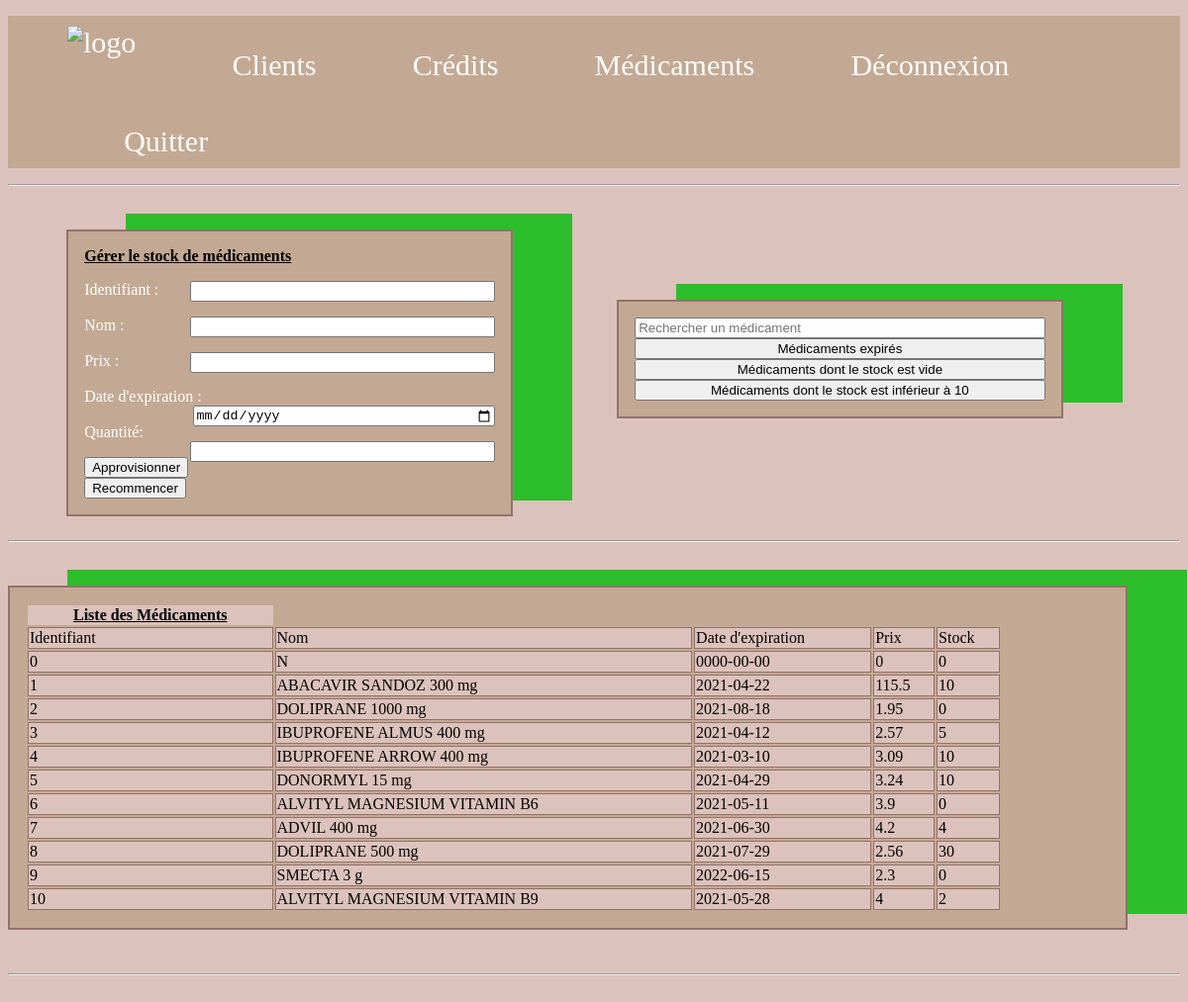
The page /Médicaments.php on the database its author committed.
### Médicaments.php (the view, shortened to what this page needs)
<!DOCTYPE html>
<html>
<head>
	<?php require 'menu.php'; ?>
	<link rel="stylesheet" href="stylebis.css">
</head>
<body>
	<hr><br><br>
	<div>
		<div style="width: 35%;border: 2px solid #92726B;box-shadow: 60px -16px #2CBD2B ;padding: 1em;;background-color:#C3A993;float: left;margin-left: 5%">
			<form method="POST" action="ajoutermédicament.php">
			<u><b>Gérer le stock de médicaments</b></u>
				<p>Identifiant :<input type="text" name="identifiant" style="display: block; width: 300px; float: right;"><br><br>
					Nom :<input type="text" name="nom" style="display: block; width: 300px; float: right;"><br><br>
					Prix :<input type="text" name="prix" style="display: block; width: 300px; float: right"><br><br>
					Date d'expiration :<input type="Date" name="date" style="display: block; width: 300px; float: right"><br><br>Quantité:<input type="text" name="stock" style="display: block; width: 300px; float: right">
				</p>
					<input type="submit" value="Approvisionner">
					<input type="reset" value="Recommencer">
			</form>
		</div>
		<br><br>
		<div style="width: 35%;border: 2px solid #92726B;box-shadow: 60px -16px #2CBD2B;padding: 1em;;background-color:#C3A993; float: right; margin-right:10%;margin-top: 3%">
			<form method="POST" action="recherchermédicament.php">
				<input style="width: 100%"type="search" name="variable" placeholder="Rechercher un médicament">
			</form>
			<form method="POST" action="médicamentsexpirés.php">
				<input style="width: 100%"type="submit" name="expirés" value="Médicaments expirés">
			</form>
			<form method="POST" action="stockvide.php">
				<input style="width: 100%"type="submit" name="stockvide" value="Médicaments dont le stock est vide">
			</form>
			<form method="POST" action="stockbientôtvide.php">
				<input style="width: 100%"type="submit" name="bientôtvide" value="Médicaments dont le stock est inférieur à 10">
			</form>
		</div>
	</div>
	<br><br><br><br><br><br><br><br><br><br><br><br><br><br><br><hr><br><br>
	<div class="divafficher">
		<table>
			<thead>
        		<tr>
            		<th><u>Liste des Médicaments</u></th>
        		</tr>
        		<tr>
        			<td>Identifiant</td>
        			<td>Nom</td>
        			<td>Date d'expiration</td>
        			<td>Prix</td>
        			<td>Stock </td>
        		</tr>
    		</thead>
    		<tbody>
    			<?php
					try{$bdd = new PDO('mysql:host=localhost;dbname=pharmacie ynrb;charset=utf8', 'root', '');}
					catch(Exception $e){die('Erreur : '.$e->getMessage());}
					$reponse = $bdd->query('SELECT * FROM médicaments');
				?>
				<?php
					while($donnees = $reponse->fetch()) {?>
						<tr>
                   			<td><?php echo $donnees['Midentifiant'];?></td>
                    		<td><?php echo $donnees['Nom'];?></td>
                    		<td><?php echo $donnees['Expire'];?></td>
                    		<td><?php echo $donnees['Prix'];?></td>
                    		<td><?php echo $donnees['Stock'];?></td>
    					</tr>
				<?php   }?>
			</tbody>
		</table>
	</div>
	<br><br><hr><br><br><br><br>
</body>
</html>

### stylebis.css (style rules this page uses)
body { background-color: #DCC2BC; font-family: 'Times New Roman'; }
p { color:white; font-style: 'Times New Roman'; }
.divafficher { width: 92.5%; border: 2px solid #92726B; box-shadow: 60px -16px #2CBD2B ; padding: 1em; background-color:#C3A993; }
table { width: 90%; }
tr,td { border: 1px solid #92726B; background-color: #DCC2BC; }

### rows shown on the page
médicaments: Midentifiant "0", Nom "N", Expire "0000-00-00", Prix "0", Stock "0"
médicaments: Midentifiant "1", Nom "ABACAVIR SANDOZ 300 mg", Expire "2021-04-22", Prix "115.5", Stock "10"
médicaments: Midentifiant "2", Nom "DOLIPRANE 1000 mg", Expire "2021-08-18", Prix "1.95", Stock "0"
médicaments: Midentifiant "3", Nom "IBUPROFENE ALMUS 400 mg", Expire "2021-04-12", Prix "2.57", Stock "5"
médicaments: Midentifiant "4", Nom "IBUPROFENE ARROW 400 mg", Expire "2021-03-10", Prix "3.09", Stock "10"
médicaments: Midentifiant "5", Nom "DONORMYL 15 mg", Expire "2021-04-29", Prix "3.24", Stock "10"
médicaments: Midentifiant "6", Nom "ALVITYL MAGNESIUM VITAMIN B6", Expire "2021-05-11", Prix "3.9", Stock "0"
médicaments: Midentifiant "7", Nom "ADVIL 400 mg", Expire "2021-06-30", Prix "4.2", Stock "4"
médicaments: Midentifiant "8", Nom "DOLIPRANE 500 mg", Expire "2021-07-29", Prix "2.56", Stock "30"
médicaments: Midentifiant "9", Nom "SMECTA 3 g", Expire "2022-06-15", Prix "2.3", Stock "0"
médicaments: Midentifiant "10", Nom "ALVITYL MAGNESIUM VITAMIN B9", Expire "2021-05-28", Prix "4", Stock "2"
